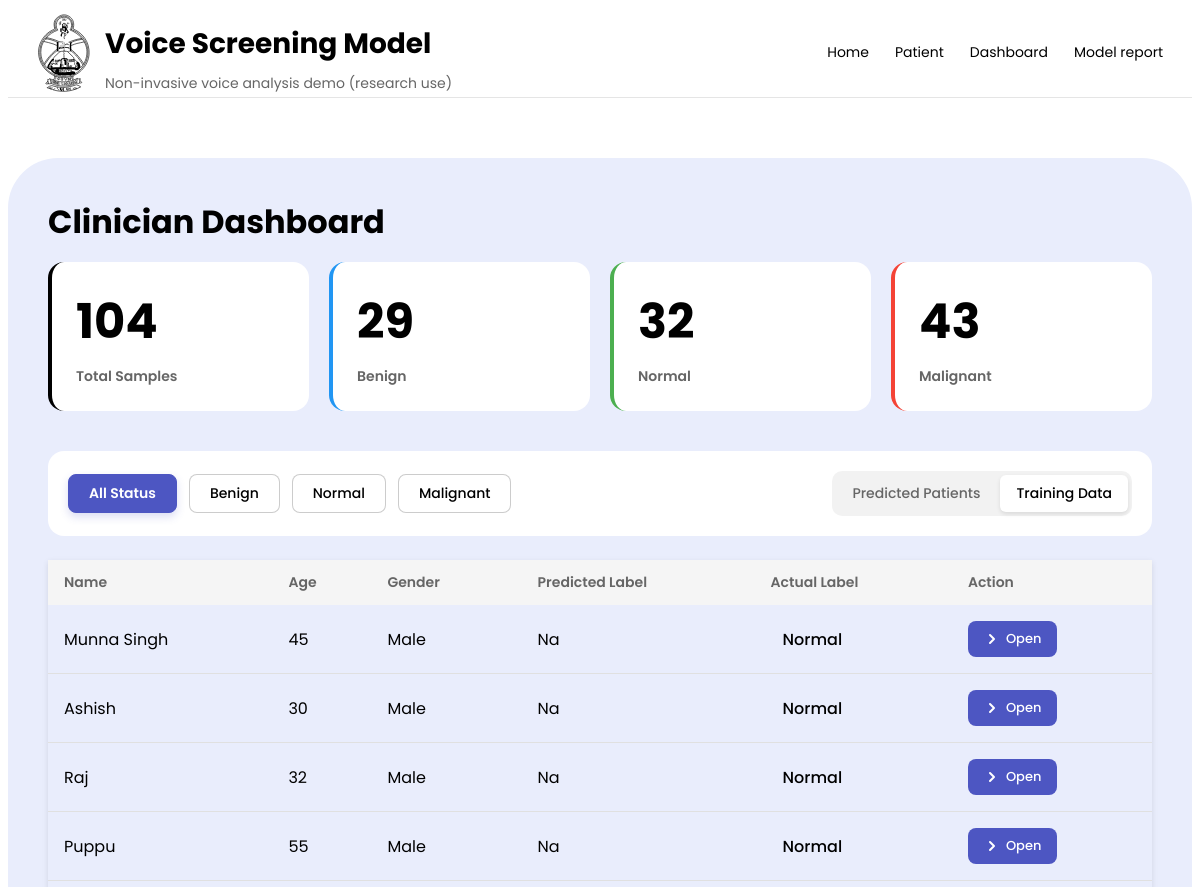
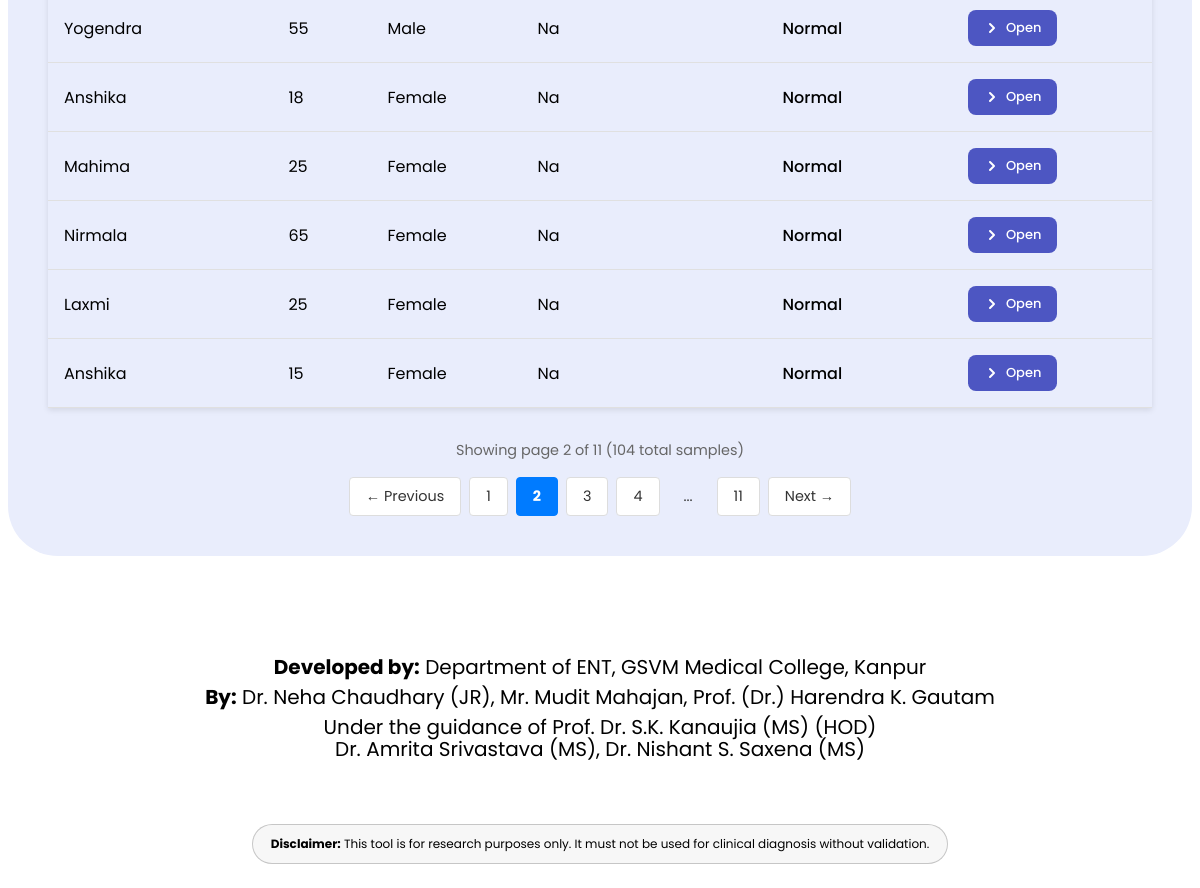
The app's page /dashboard?page=2&filter=all&source=training with its own data (2 pictures, top to bottom).
### app/models_db.py (models this page shows)
class Patients(SQLModel, table=True):
    id: Optional[int] = Field(default=None, primary_key = True)
    name: str
    age: int
    gender: str
    created_at: datetime = Field(default_factory=datetime.now)
    audio_path: str
    duration_sec: float
    actual_label: Optional[str] = None
    predicted_label: Optional[str] = None
    predicted_proba_json: Optional[str] = Field(default = "{}")
    segments: list["SegmentPredictions"] = Relationship(back_populates = "patient")

### app/main.py (the view)
@app.get("/dashboard", response_class=HTMLResponse)
def dashboard(
    request: Request,
    page: int = 1,
    source: str = "predicted",
    filter: str = "all",
    session: Session = Depends(get_session)
):
    per_page = 10
    if source == "training":
        base_query = (select(Patients)
                        .join(TrainingData, Patients.id == TrainingData.patient_id)
                        .order_by(Patients.created_at.desc()
                        )
                    )
    else:
        base_query = (select(Patients)
                        .outerjoin(TrainingData, Patients.id == TrainingData.patient_id)
                        .where(TrainingData.patient_id.is_(None))
                        .order_by(Patients.created_at.desc()
                        )
                    )
    all_rows = session.exec(base_query).all()
    total_count = len(all_rows)
    if source == "training":
        benign_count = len([r for r in all_rows if r.actual_label == "benign"])
        malignant_count = len([r for r in all_rows if r.actual_label == "malignant"])
        normal_count = len([r for r in all_rows if r.actual_label == "normal"])
    else:
        benign_count = len([r for r in all_rows if r.predicted_label == "benign"])
        malignant_count = len([r for r in all_rows if r.predicted_label == "malignant"])
        normal_count = len([r for r in all_rows if r.predicted_label == "normal"])
    if filter != "all":
        if source == "training":
            filtered_rows = [r for r in all_rows if r.actual_label == filter]
        else:
            filtered_rows = [r for r in all_rows if r.predicted_label == filter]
    else:
        filtered_rows = all_rows
    total_pages = (len(filtered_rows) + per_page - 1) // per_page
    offset = (page - 1) * per_page
    rows = filtered_rows[offset:offset+per_page]
    label_map = {
        "0": "Benign",
        "1": "Malignant",
        "2": "Normal",
    }
    mapped_rows = []
    for row in rows:
        predicted_label_display = label_map.get(
            row.predicted_label,
            row.predicted_label.capitalize() if row.predicted_label else 'NA'
        )
        if predicted_label_display not in label_map:
            predicted_label_display = predicted_label_display.capitalize()
        actual_display = None
        if row.actual_label:
            actual_display = label_map.get(row.actual_label, row.actual_label.capitalize())
        mapped_rows.append({
            "id": row.id,
            "name": row.name,
            "age": row.age,
            "gender": row.gender,
            "duration_sec": row.duration_sec,
            "predicted_label": predicted_label_display,
            "actual_label": actual_display,
        })
    return templates.TemplateResponse("dashboard.html",
        {
            "request": request,
            "rows": mapped_rows,
            "benign_count": benign_count,
            "malignant_count": malignant_count,
            "normal_count": normal_count,
            "current_filter": filter,
            "source": source,
            "page": page,
            "total_pages": total_pages,
            "total_count": total_count,
        },
    )

### app/templates/dashboard.html
{% extends "base.html" %}
{% block content %}
<section class="dashboard-card">
  <h2>Clinician Dashboard</h2>
  <div class="stats-grid">
    <div class="stat-card stat-total">
      <div class="stat-number">{{ total_count }}</div>
      <div class="stat-label">Total Samples</div>
    </div>
    <div class="stat-card stat-benign">
      <div class="stat-number">{{ benign_count }}</div>
      <div class="stat-label">Benign</div>
    </div>
    <div class="stat-card stat-normal">
      <div class="stat-number">{{ normal_count }}</div>
      <div class="stat-label">Normal</div>
    </div>
    <div class="stat-card stat-critical">
      <div class="stat-number">{{ malignant_count }}</div>
      <div class="stat-label">Malignant</div>
    </div>
  </div>
  <div class="dashboard-controls">
    <div class="filter-buttons">
      <a href="/dashboard?filter=all&source={{ source }}"
         class="filter-btn {% if current_filter == 'all' %}active{% endif %}">
        All Status
      </a>
      <a href="/dashboard?filter=benign&source={{ source }}"
         class="filter-btn {% if current_filter == 'benign' %}active{% endif %}">
        Benign
      </a>
      <a href="/dashboard?filter=normal&source={{ source }}"
         class="filter-btn {% if current_filter == 'normal' %}active{% endif %}">
        Normal
      </a>
      <a href="/dashboard?filter=malignant&source={{ source }}"
         class="filter-btn {% if current_filter == 'malignant' %}active{% endif %}">
        Malignant
      </a>
    </div>
    <div class="data-source-toggle">
      <a href="/dashboard?filter={{ current_filter }}&source=predicted"
         class="toggle-btn {% if source == 'predicted' %}active{% endif %}">
        Predicted Patients
      </a>
      <a href="/dashboard?filter={{ current_filter }}&source=training"
         class="toggle-btn {% if source == 'training' %}active{% endif %}">
        Training Data
      </a>
    </div>
  </div>
  <div class="tableWrap">
    <table class="dashboard-table">
      <thead>
        <tr>
          <th>Name</th>
          <th>Age</th>
          <th>Gender</th>
          <th>Predicted Label</th>
          <th>Actual Label</th>
          <th>Action</th>
        </tr>
      </thead>
      <tbody>
        {% for r in rows %}
        <tr>
          <td>
            <div class="patient-info">
              <div>{{ r.name }}</div>
            </div>
          </td>
          <td>{{ r.age }}</td>
          <td>{{ r.gender.capitalize() }}</td>
          <td>{{ r.predicted_label }}</td>
          <td>
            <span class="status-badge status-{{ r.actual_label }}">
              {{ r.actual_label }}
            </span>
          </td>
          <td>
            <a href="/dashboard/patient/{{ r.id }}" class="action-btn">
              <svg width="16" height="16" viewBox="0 0 16 16" fill="None">
                <path d="M6 12L10 8L6 4" stroke="currentColor" stroke-width="2" stroke-linecap="round" stroke-linejoin="round" />
              </svg>
              Open
            </a>
          </td>
        </tr>
        {% endfor %}
      </tbody>
    </table>
  </div>
  {% if total_pages > 1 %}
  <div class="pagination-controls">
    <div class="pagination-info">
      Showing page {{ page }} of {{ total_pages }} ({{ total_count }} total samples)
    </div>
    <div class="pagination-buttons">
      {% if page > 1 %}
        <a href="/dashboard?page={{ page - 1 }}&filter={{ current_filter }}&source={{ source }}"
          class="pagination-btn">
          ← Previous
        </a>
      {% else %}
        <span class="pagination-btn disabled">← Previous</span>
      {% endif %}
      {% for p in range(1, total_pages + 1) %}
        {% if p == page %}
          <span class="pagination-btn active">{{ p }}</span>
        {% elif p == 1 or p == total_pages or (p >= page - 2 and p <= page + 2) %}
          <a href="/dashboard?page={{ p }}&filter={{ current_filter }}&source={{ source }}"
            class="pagination-btn">
            {{ p }}
          </a>
        {% elif p == page - 3 or p == page + 3 %}
          <span class="pagination-btn ellipsis">...</span>
        {% endif %}
      {% endfor %}
      {% if page < total_pages %}
        <a href="/dashboard?page={{ page + 1 }}&filter={{ current_filter }}&source={{ source }}"
          class="pagination-btn">
          Next →
        </a>
      {% else %}
        <span class="pagination-btn disabled">Next →</span>
      {% endif %}
    </div>
  </div>
  {% endif %}
</section>
{% endblock %}

### app/static/app.css (style rules this page uses)
body { overflow-x: hidden; background: #FFFFFF; color: #000000; }
.stats-grid { display: grid; grid-template-columns: repeat(4, 1fr); gap: 20px; margin-bottom: 40px; }
.stat-card { background: #FFFFFF; border-radius: 16px; padding: 24px; border-left: 4px solid; font-family: 'Poppins', sans-serif; font-weight: 600; font-size: 16px; }
.stat-total { border-left-color: #000000; }
.stat-benign { border-left-color: #2196F3; }
.stat-normal { border-left-color: #4CAF50; }
.stat-critical { border-left-color: #F44336; }
.stat-number { font-size: 48px; font-weight: 700; color: #000000; margin-bottom: 8px; }
.stat-label { font-size: 14px; color: #666666; }
.dashboard-controls { display: flex; justify-content: space-between; align-items: center; margin-bottom: 24px; flex-wrap: wrap; gap: 16px; }
.filter-buttons { display: flex; gap: 12px; flex-wrap: wrap; }
.filter-btn { padding: 8px 20px; border: 1px solid rgba(0, 0, 0, 0.2); border-radius: 8px; background: #FFFFFF; color: #000000; text-decoration: none; font-family: 'Poppins', sans-serif; font-size: 14px; font-weight: 500; transition: all 0.3s ease; cursor: pointer; }
.filter-btn.active { background: #4D56C2; color: #FFFFFF; border-color: #4D56C2; font-weight: 600; box-shadow: 0 4px 8px rgba(77, 86, 194, 0.2); }
.data-source-toggle { display: flex; gap: 4px; background: rgba(0, 0, 0, 0.05); padding: 4px; border-radius: 10px; }
.toggle-btn { padding: 8px 16px; border-radius: 6px; background: transparent; color: #666666; text-decoration: none; font-size: 14px; font-weight: 500; font-family: 'Poppins', sans-serif; transition: all 0.3s ease; }
.toggle-btn.active { background: #FFFFFF; color: #000000; box-shadow: 0 2px 4px rgba(0, 0, 0, 0.1); }
.dashboard-table { width: 100%; border-collapse: separate; border-spacing: 0; font-weight: 400; font-family: 'Poppins', sans-serif; box-shadow: 0 2px 6px rgba(0, 0, 0, 0.1); }
.dashboard-table thead { background: #F5F5F5; font-family: 'Poppins', sans-serif; font-weight: 600; font-size: 16px; }
.dashboard-table th { padding: 12px 16px; text-align: left; font-size: 14px; font-weight: 600; color: #666666; }
.dashboard-table td { padding: 16px; border-bottom: 1px solid #E0E0E0; }
.patient-info { display: flex; align-items: center; gap: 12px; font-family: 'Poppins', sans-serif; font-weight: 400; font-size: 16px; }
.action-btn { display: inline-flex; align-items: center; gap: 6px; padding: 8px 16px; background: #4D56C2; color: white; text-decoration: none; border-radius: 8px; font-size: 13px; font-weight: 500; font-family: 'Poppins', sans-serif; transition: all 0.2s; }
.action-btn svg { width: 16px; height: 16px; }
.status-badge { padding: 6px 12px; border-radius: 16px; font-size: 16px; font-family: 'Poppins', sans-serif; font-weight: 500; }
.dashboard-card { max-width: 1200px; margin: 60px auto; padding: 40px; background: #E9EDFC; border-radius: 50px; box-sizing: border-box; }
.dashboard-card h2 { font-family: 'Poppins', sans-serif; font-weight: 700; font-size: 32px; color: #000000; margin: 0 0 16px 0; }
.dashboard-controls { display: flex; justify-content: space-between; align-items: center; margin: 30px 0 24px 0; padding: 20px; background: #FFFFFF; border-radius: 16px; flex-wrap: wrap; gap: 20px; }
.pagination-controls { margin-top: 2rem; display: flex; flex-direction: column; gap: 1rem; align-items: center; }
.pagination-info { color: #666; font-size: 0.9rem; font-family: 'Poppins', sans-serif; }
.pagination-buttons { display: flex; gap: 0.5rem; align-items: center; flex-wrap: wrap; justify-content: center; font-family: 'Poppins', sans-serif; }
.pagination-btn { padding: 0.5rem 1rem; border: 1px solid #ddd; border-radius: 4px; background: white; color: #333; text-decoration: none; transition: all 0.2s; font-size: 0.9rem; }
.pagination-btn.active { background: #007bff; color: white; border-color: #007bff; font-weight: bold; }
.pagination-btn.ellipsis { border: none; background: none; cursor: default; }

### records on screen
Patients: name "Munna Singh", age "45", gender "Male", predicted_label "Na", actual_label "Normal"
Patients: name "Ashish", age "30", gender "Male", predicted_label "Na", actual_label "Normal"
Patients: name "Raj", age "32", gender "Male", predicted_label "Na", actual_label "Normal"
Patients: name "Puppu", age "55", gender "Male", predicted_label "Na", actual_label "Normal"
Patients: name "Yogendra", age "55", gender "Male", predicted_label "Na", actual_label "Normal"
Patients: name "Anshika", age "18", gender "Female", predicted_label "Na", actual_label "Normal"
Patients: name "Mahima", age "25", gender "Female", predicted_label "Na", actual_label "Normal"
Patients: name "Nirmala", age "65", gender "Female", predicted_label "Na", actual_label "Normal"
Patients: name "Laxmi", age "25", gender "Female", predicted_label "Na", actual_label "Normal"
Patients: name "Anshika", age "15", gender "Female", predicted_label "Na", actual_label "Normal"

### other values on screen
{{ total_count }} "104"
{{ benign_count }} "29"
{{ normal_count }} "32"
{{ malignant_count }} "43"
{{ page }} "2"
{{ total_pages }} "11"
{{ p }} "1" "3" "4" "11"
{{ p }} "2"
